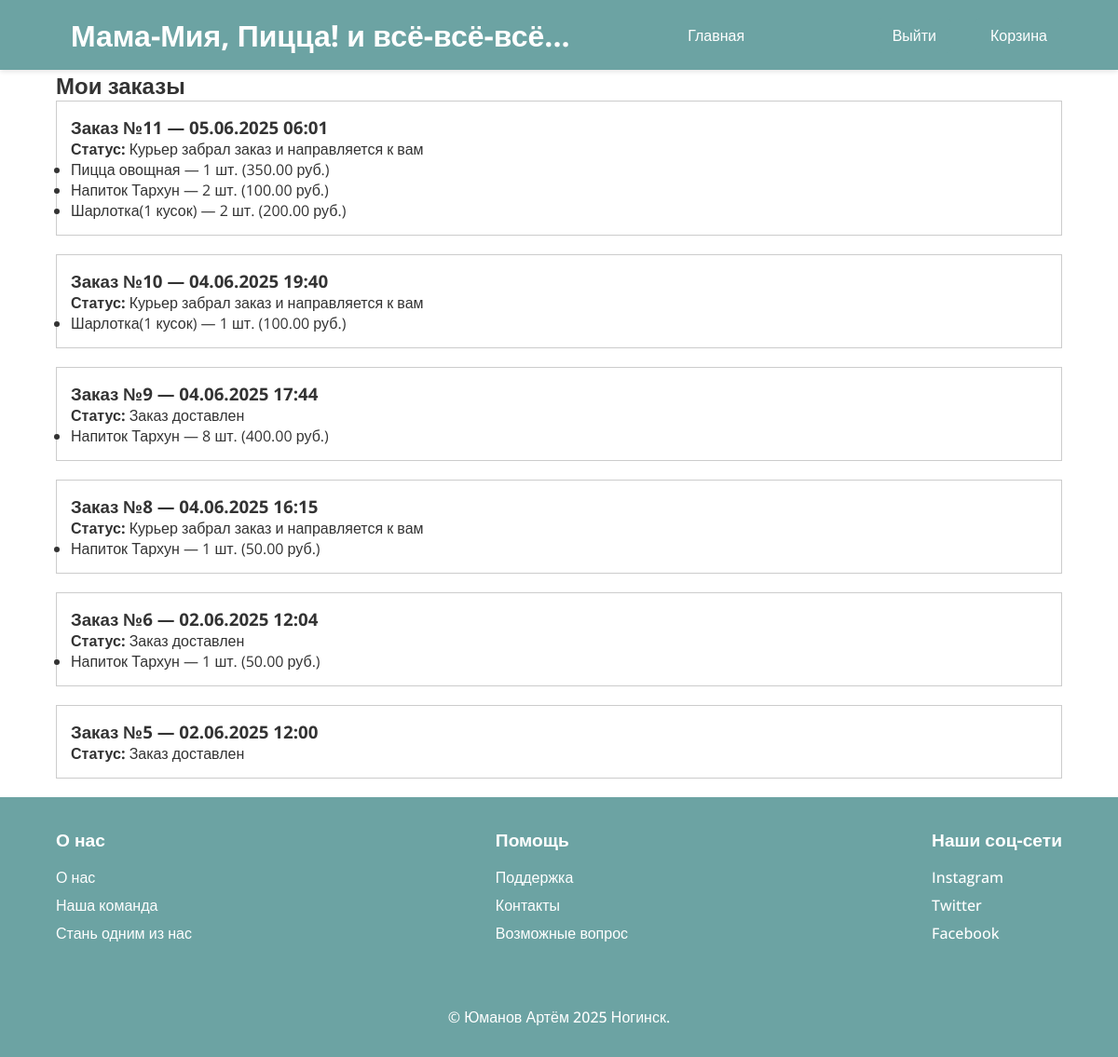
Screenshot of /my-orders/ (signed in) with the database file from the repository.
### main/models.py (models this page shows, shortened)
class Order(models.Model):
    STATUS_CHOICES = [
        ("Курьер забрал заказ и направляется к вам", "Курьер забрал заказ и направляется к вам"),
        ("Заказ доставлен", "Заказ доставлен"),
    ]
    user = models.ForeignKey(User, on_delete=models.CASCADE, related_name="orders")
    status = models.CharField(max_length=100, choices=STATUS_CHOICES, default="Курьер забрал заказ и направляется к вам")
    courier = models.ForeignKey(User, on_delete=models.SET_NULL, null=True, blank=True, related_name="deliveries")
    created_at = models.DateTimeField(auto_now_add=True)

class OrderItem(models.Model):
    order = models.ForeignKey(Order, on_delete=models.CASCADE, related_name="items")
    product = models.ForeignKey(Product, on_delete=models.CASCADE)
    quantity = models.PositiveIntegerField(default=1)
    def total_price(self):
        return self.quantity * self.product.price

class Product(models.Model):
    CATEGORY_CHOICES = [
        ("Горячее", "Горячее"),
        ("Второе", "Второе"),
        ("Напитки", "Напитки"),
        ("Десерты", "Десерты"),
    ]
    name = models.CharField(max_length=100)
    price = models.DecimalField(max_digits=8, decimal_places=2)
    image = models.ImageField(upload_to="uploads/")
    category = models.CharField(max_length=20, choices=CATEGORY_CHOICES)

### main/views.py (the view)
# urls.py: path('my-orders/', views.my_orders_view, name='my_orders'),
@login_required
def my_orders_view(request):
    orders = request.user.orders.prefetch_related("items__product").order_by("-created_at")
    return render(request, "main/my_orders.html", {"orders": orders})

### main/templates/main/my_orders.html (shortened to what this page needs)
{% extends "main/base.html" %}
{% block content %}
<div class="container">
    <h2>Мои заказы</h2>
    {% if orders %}
        {% for order in orders %}
        <div style="border: 1px solid #ccc; padding: 15px; margin-bottom: 20px;">
            <h3>Заказ №{{ order.id }} — {{ order.created_at|date:"d.m.Y H:i" }}</h3>
            <p><strong>Статус:</strong> {{ order.status }}</p>
            <ul>
                {% for item in order.items.all %}
                    <li>{{ item.product.name }} — {{ item.quantity }} шт. ({{ item.total_price }} руб.)</li>
                {% endfor %}
            </ul>
        </div>
        {% endfor %}
    {% else %}
        <p>У вас пока нет заказов.</p>
    {% endif %}
</div>
{% endblock %}

### main/static/main/css/main.css (style rules this page uses)
* { margin: 0; padding: 0; box-sizing: border-box; }
body { font-family: "Open Sans", sans-serif; background-color: #ffffff; color: #333; margin: 0; }
.container { width: 90%; max-width: 1200px; margin: auto; }

### rows the page displays
Order: id "11", created_at "05.06.2025 06:01", status "Курьер забрал заказ и направляется к вам"
OrderItem: product.name "Пицца овощная", quantity "1", total_price "350.00"
OrderItem: product.name "Напиток Тархун", quantity "2", total_price "100.00"
OrderItem: product.name "Шарлотка(1 кусок)", quantity "2", total_price "200.00"
Order: id "10", created_at "04.06.2025 19:40", status "Курьер забрал заказ и направляется к вам"
OrderItem: product.name "Шарлотка(1 кусок)", quantity "1", total_price "100.00"
Order: id "9", created_at "04.06.2025 17:44", status "Заказ доставлен"
OrderItem: product.name "Напиток Тархун", quantity "8", total_price "400.00"
Order: id "8", created_at "04.06.2025 16:15", status "Курьер забрал заказ и направляется к вам"
OrderItem: product.name "Напиток Тархун", quantity "1", total_price "50.00"
Order: id "6", created_at "02.06.2025 12:04", status "Заказ доставлен"
OrderItem: product.name "Напиток Тархун", quantity "1", total_price "50.00"
Order: id "5", created_at "02.06.2025 12:00", status "Заказ доставлен"
